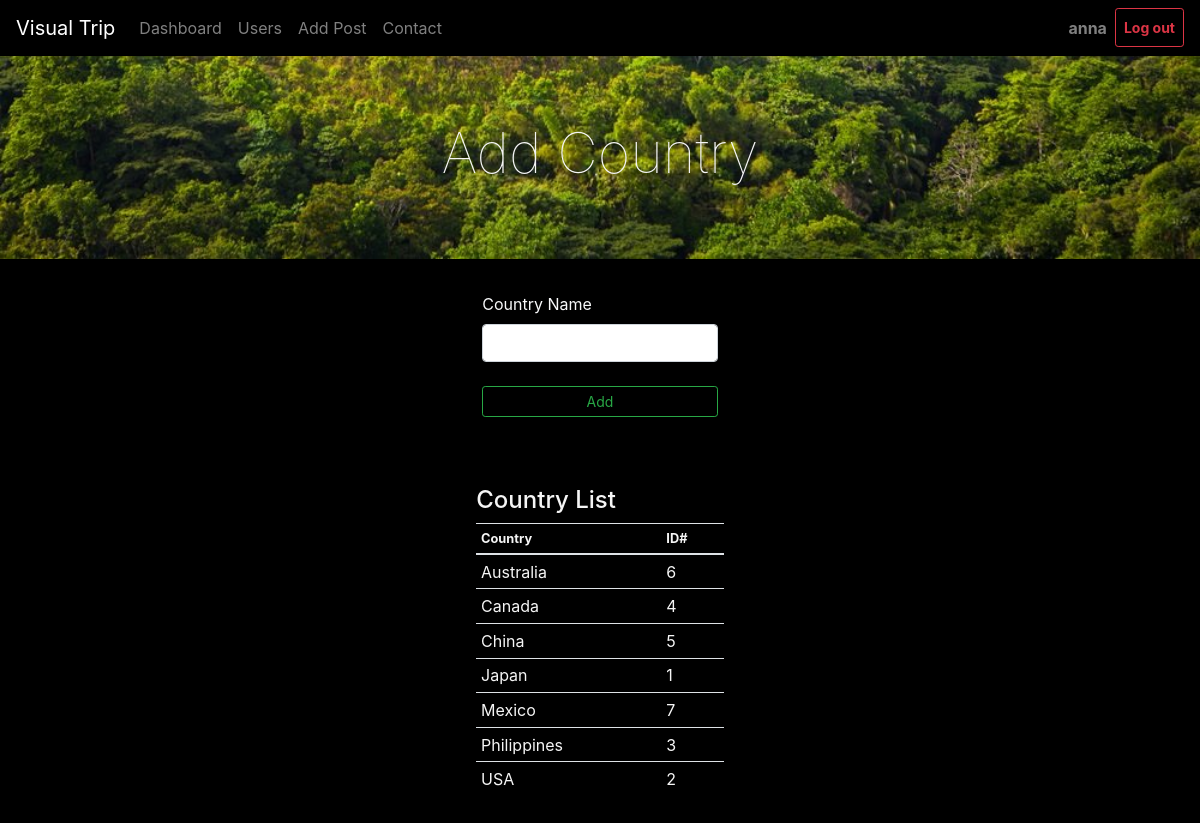
Screenshot of /addCountry.php (signed in) with the database file from the repository.
### tables this page shows
CREATE TABLE `countries` (
  `country_id` int(11) NOT NULL,
  `country_name` varchar(100) NOT NULL
);

### classes/database.php (called while the page is built, shortened)
<?php
class database{
    private $servername = 'localhost';
    private $username = 'root';
    private $password = 'root';
    private $dbName = 'visual_trip';
    public function __construct(){
        $this->conn = new mysqli($this->servername, $this->username, $this->password, $this->dbName);
        if($this->conn == TRUE){
            return $this->conn;
        } else {
            die('ERROR'.$this->conn->connect_error);
        }
    }
}
?>

### classes/functions.php (called while the page is built, shortened)
<?php
include 'database.php';
class functions extends database
{
    public function readCountries()
    {
        $sql = "SELECT * FROM countries ORDER BY country_name";
        $result = $this->conn->query($sql);
        if ($result->num_rows > 0) {
            $row = array();
            while ($rows = $result->fetch_assoc()) {
                $row[] = $rows;
            }
            return $row;
        } else {
            echo "<div class= 'alert alert-warning'>NO DATA ADDED</div>";
        }
    }
}

### addCountry.php (the view, shortened to what this page needs)
<?php
include 'classes/functions.php';
$country = new functions();
$result = $country->readCountries();
?>
<!doctype html>
<html lang="en">
<head>
    <link rel="stylesheet" href="https://stackpath.bootstrapcdn.com/bootstrap/4.3.1/css/bootstrap.min.css">
    <link rel="stylesheet" href="https://cdnjs.cloudflare.com/ajax/libs/font-awesome/5.15.0/css/all.min.css">
    <link rel="stylesheet" href="css/style.css">
</head>
<body>
    <?php include "userNav.php"; ?>
    <div class="jumbotron jumbotron-fluid addCountry-bg">
        <h2 class="display-4 font-weight-lighter text-center">Add Country</h2>
    </div>
    <div class="container pb-5">
        <div class="card w-25 mx-auto" style="background-color: black;">
            <div class="card-body pt-0">
                <form action="action.php" method="post">
                    <label for="country" class="text-light">Country Name</label>
                    <input type="text" name="country" id="country" class="form-control mb-4" autofocus required>
                    <button type="submit" name="btnAddCountry" class="btn btn-outline-success btn-block btn-sm float-right">Add</button>
                </form>
            </div>
        </div>
        <div class="container w-25 pt-5">
            <h2 class="h4">Country List</h2>
            <table class="t-color table table-sm">
                <thead>
                    <tr class="small">
                        <th>Country</th>
                        <th>ID#</th>
                    </tr>
                </thead>
                <tbody>
                    <?php
                    foreach ($result as $row) {
                        echo "<tr>";
                        echo "<td>" . $row['country_name'] . "</td>";
                        echo "<td>" . $row['country_id'] . "</td>";
                        echo "</tr>";
                    }
                    ?>
                </tbody>
            </table>
        </div>
    </div>
</body>
</html>

### css/style.css (style rules this page uses)
body { background:black !important; }
h1, h2, h3, h4, label { color:whitesmoke ; }
.t-color { color:whitesmoke !important; }
.addCountry-bg { background-image: url("../img/chocolate_hills.jpg"); background-repeat:no-repeat; background-size:cover; background-position: bottom; width:100%; overflow:auto; }

### rows the page displays
countries: country_name "Australia", country_id "6"
countries: country_name "Canada", country_id "4"
countries: country_name "China", country_id "5"
countries: country_name "Japan", country_id "1"
countries: country_name "Mexico", country_id "7"
countries: country_name "Philippines", country_id "3"
countries: country_name "USA", country_id "2"

### other values shown
$_SESSION['username'] "anna"
